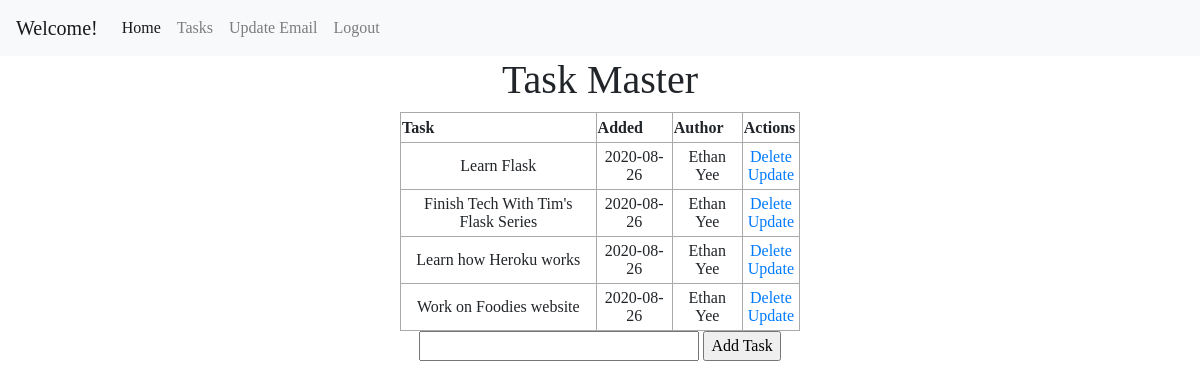
Page /tasks (signed in) on the committed database.
### app.py (models this page shows, shortened)
class Todo(db.Model):
    __bind_keys__ = 'todo'
    id = db.Column(db.Integer, primary_key=True)
    content = db.Column(db.String(10000), nullable=False)
    date_created = db.Column(db.DateTime, default=datetime.utcnow)
    poster = db.Column(db.String(100))

### app.py (the view)
@app.route("/tasks", methods=['POST', 'GET'])
def task():
    if "user" in session and "pw" in session:
        if request.method == 'POST':
            task_content = request.form['content']
            new_task = Todo(content=task_content, poster=session["user"])
            db.session.add(new_task)
            db.session.commit()
            return redirect("/tasks")
        else:
            tasks = Todo.query.order_by(Todo.date_created).all()
            return render_template("tasks.html", tasks=tasks)
    else:
        flash("Sign in to see your todo list")
        return redirect(url_for("login"))

### templates/tasks.html (shortened to what this page needs)
{% extends "base2.html" %}
{% block content %}
<div class="content">
    <h1 style="text-align: center;">Task Master</h1>
    {% if tasks|length < 1 %}
    <h4>There are no tasks. Create one below.</h4>
    {% else %}
    <table>
      <tr>
        <th>Task</th>
        <th>Added</th>
        <th>Author</th>
        <th>Actions</th>
      </tr>
      {% for task in tasks %}
      <tr>
        {% if session["user"] == task.poster %}
        <td>{{ task.content }}</td>
        <td>{{task.date_created.date() }}</td>
        <td>{{task.poster }}</td>
            <td>
              <a href="/delete/{{task.id}}">Delete</a>
              <br />
              <a href="/update/{{task.id}}">Update</a>
            </td>
        {% endif %}
      </tr>
      {% endfor %}
    </table>
    {% endif%}
      <form style="text-align: center;" action="#" method="POST">
        <input type="text" name="content" id="content" />
        <input type="submit" value="Add Task" />
      </form>
  </div>
{% endblock %}

### templates/base2.html (shortened to what this page needs)
<html lang="en">
  <head>
    <link
      rel="stylesheet"
      href="https://stackpath.bootstrapcdn.com/bootstrap/4.5.2/css/bootstrap.min.css"
    />
  </head>
  <body>
    <nav class="navbar navbar-expand-lg navbar-light bg-light">
      <a class="navbar-brand" href="#">Welcome!</a>
      <div class="collapse navbar-collapse" id="navbarNav">
        <ul class="navbar-nav">
          <li class="nav-item active">
            <a class="nav-link" href="/user"
              >Home <span class="sr-only">(current)</span></a
            >
          </li>
          <li class="nav-item">
            <a class="nav-link" href="/tasks">Tasks</a>
          </li>
          <li class="nav-item">
            <a class="nav-link" href="/updateMail">Update Email</a>
          </li>
          <li class="nav-item">
            <a class="nav-link" href="/logout">Logout</a>
          </li>
        </ul>
      </div>
    </nav>
    <div class="container-fluid">
      {% block content%}{% endblock %}
    </div>
  </body>
</html>

### templates/tasks.html (style rules this page uses)
body { margin: 0; font-family: "sans-serif"; }
.content { margin: 0 auto; width: 400px; }
table, td, th { border: 1px solid #aaa; }
table { border-collapse: collapse; width: 100%; }
th { height: 30px; }
td { text-align: center; padding: 5px; }
#content { width: 70%; }

### rows in the picture
Todo: content "Learn Flask", date_created "2020-08-26", poster "Ethan Yee"
Todo: content "Finish Tech With Tim's Flask Series", date_created "2020-08-26", poster "Ethan Yee"
Todo: content "Learn how Heroku works", date_created "2020-08-26", poster "Ethan Yee"
Todo: content "Work on Foodies website", date_created "2020-08-26", poster "Ethan Yee"
